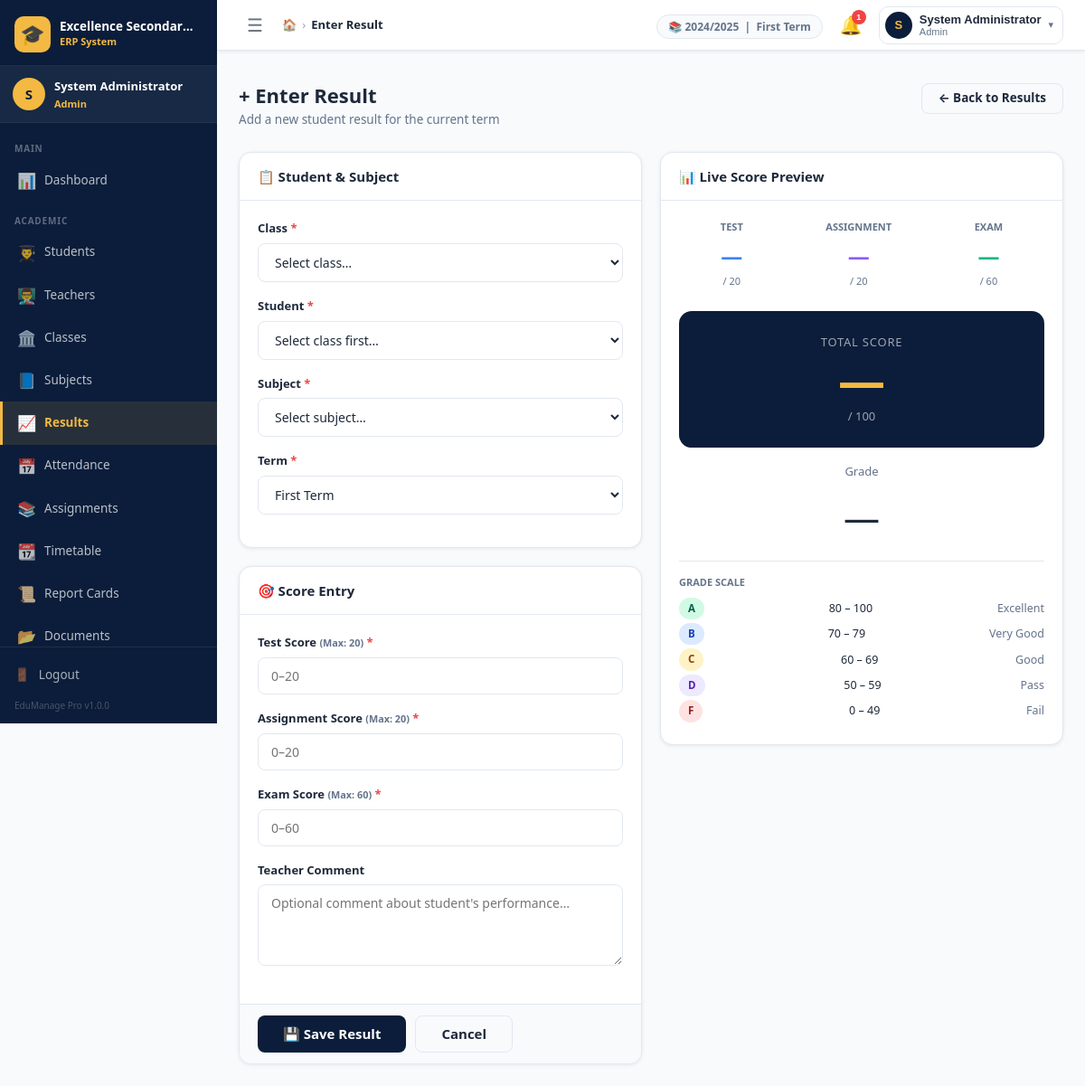
/admin/results_enter.php (signed in), run on the app's committed database.
### tables this page shows
CREATE TABLE `settings` (
  `id`          INT UNSIGNED NOT NULL AUTO_INCREMENT,
  `setting_key` VARCHAR(100) NOT NULL UNIQUE,
  `setting_val` TEXT         DEFAULT NULL,
  `updated_at`  TIMESTAMP    NOT NULL DEFAULT CURRENT_TIMESTAMP ON UPDATE CURRENT_TIMESTAMP,
  PRIMARY KEY (`id`),
  KEY `idx_key` (`setting_key`)
);

CREATE TABLE `grade_ranges` (
  `id`     INT UNSIGNED NOT NULL AUTO_INCREMENT,
  `grade`  VARCHAR(5)   NOT NULL,
  `min`    TINYINT UNSIGNED NOT NULL,
  `max`    TINYINT UNSIGNED NOT NULL,
  `remark` VARCHAR(50)  NOT NULL,
  `points` DECIMAL(3,1) DEFAULT NULL,
  PRIMARY KEY (`id`)
);

### admin/results_enter.php (the view, shortened to what the rows shown need)
<?php
$editId  = int_val($_GET['edit'] ?? 0);
$isEdit  = $editId > 0;
$maxTest = (int) get_setting('results_test_max', '20');
$maxAsn  = (int) get_setting('results_asn_max',  '20');
$maxExam = (int) get_setting('results_exam_max',  '60');
include INCLUDES_PATH . '/header.php';
?>
<div class="page-header">
    <div class="page-header-left">
        <h1 class="page-title"><?= $isEdit ? '✏️ Edit Result' : '+ Enter Result' ?></h1>
    </div>
</div>
<div class="grid-2" style="gap:20px;align-items:start">
    <div>
        <div class="card" style="position:sticky;top:76px">
            <div class="card-body" style="text-align:center">
                <div style="border-top:1px solid var(--border);padding-top:14px;text-align:left">
                    <?php
                    $gradeRanges = Database::fetchAll("SELECT * FROM grade_ranges ORDER BY min DESC");
                    foreach ($gradeRanges as $gr): ?>
                    <div style="display:flex;justify-content:space-between;align-items:center;margin-bottom:4px">
                        <?= grade_badge($gr['grade']) ?>
                        <span class="text-sm"><?= $gr['min'] ?> – <?= $gr['max'] ?></span>
                        <span class="text-sm text-muted"><?= e($gr['remark']) ?></span>
                    </div>
                    <?php endforeach; ?>
                </div>
            </div>
        </div>
    </div>
</div>
<?php include INCLUDES_PATH . '/footer.php'; ?>

### includes/header.php (shortened to what the rows shown need)
<?php
$schoolName  = get_setting('school_name', APP_NAME);
?>
<!DOCTYPE html>
<html lang="en">
<head>
    <link rel="stylesheet" href="<?= BASE_URL ?>/assets/css/style.css">
</head>
<body>
<div class="app-wrapper">
    <?php include INCLUDES_PATH . '/sidebar.php'; ?>
    <div class="main-area">
        <header class="topnav">
            <div class="topnav-right">
                <div class="topnav-meta hidden-sm">
                    <span class="meta-pill">
                        📚 <?= e(get_setting('current_session', '—')) ?>
                        &nbsp;|&nbsp;
                        <?= e(get_setting('current_term', '—')) ?> Term
                    </span>
                </div>
            </div>
        </header>
        <main class="main-content">

### includes/functions.php (shortened to what the rows shown need)
<?php
function e(mixed $val): string {
    return htmlspecialchars((string)($val ?? ''), ENT_QUOTES | ENT_HTML5, 'UTF-8');
}
function get_setting(string $key, string $default = ''): string {
    static $cache = [];
    if (!isset($cache[$key])) {
        $row = Database::fetchOne(
            "SELECT setting_val FROM settings WHERE setting_key = ? LIMIT 1",
            [$key]
        );
        $cache[$key] = $row ? $row['setting_val'] : $default;
    }
    return $cache[$key] ?? $default;
}
function grade_badge(string $grade): string {
    $colors = [
        'A' => 'badge-success',
        'B' => 'badge-primary',
        'C' => 'badge-warning',
        'D' => 'badge-purple',
        'F' => 'badge-danger',
    ];
    $cls = $colors[$grade] ?? 'badge-secondary';
    return '<span class="badge ' . $cls . '">' . e($grade) . '</span>';
}
function int_val(mixed $val, int $default = 0): int {
    return filter_var($val, FILTER_VALIDATE_INT) !== false ? (int)$val : $default;
}

### data on the page
settings: setting_val "2024/2025"
settings: setting_val "First"
grade_ranges: grade "A", min "80", max "100", remark "Excellent"
grade_ranges: grade "B", min "70", max "79", remark "Very Good"
grade_ranges: grade "C", min "60", max "69", remark "Good"
grade_ranges: grade "D", min "50", max "59", remark "Pass"
grade_ranges: grade "F", min "0", max "49", remark "Fail"

### other printed values
get_setting('school_name', APP_NAME) "Excellence Secondar…"
substr(current_full_name(), 0, 1) "S"
current_full_name() "System Administrator"
current_role_name() "Admin"
$item['section'] "MAIN"
$item['icon'] "📊"
$item['label'] "Dashboard"
$item['section'] "ACADEMIC"
$item['icon'] "👨‍🎓"
$item['label'] "Students"
$item['icon'] "👨‍🏫"
$item['label'] "Teachers"
$item['icon'] "🏛️"
$item['label'] "Classes"
$item['icon'] "📘"
